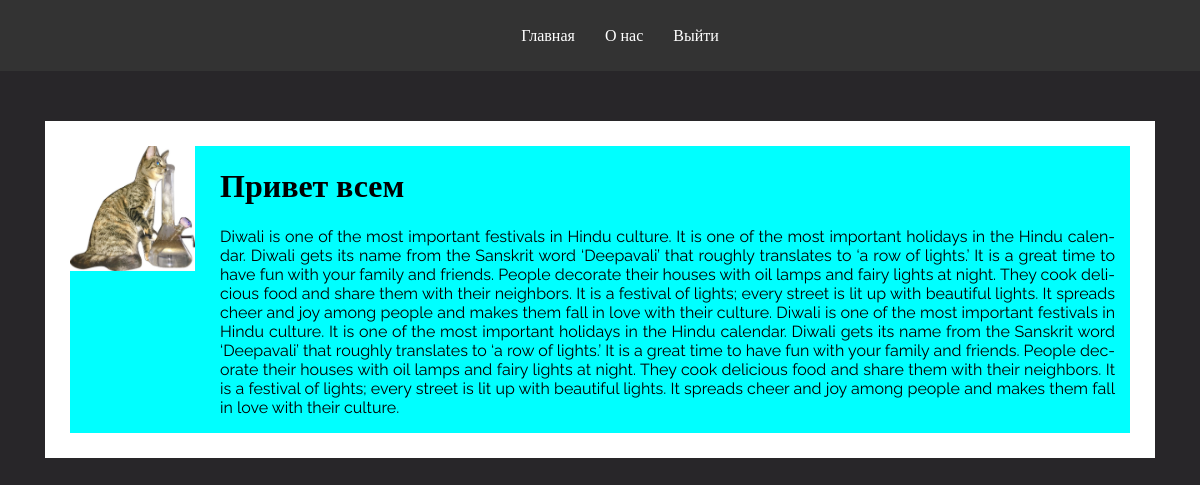
/1/ (signed in), run on the app's committed database.
### main/models.py (models this page shows, shortened)
class Post(models.Model):
    title = models.CharField('Заголовок',max_length=50)
    description = models.TextField('Описание')
    img = models.ImageField('Изображение',upload_to='media/%d',null=True,blank=True)
    data = models.DateTimeField(auto_now_add=True)
    class Meta:
        verbose_name = 'Пост'
        verbose_name_plural = 'Посты'

### main/views.py (the view)
# urls.py: path('<int:pk>/',views.post_detail,name='post_detail'),
def post_detail(request,pk):
    post = get_object_or_404(Post,pk=pk)
    comments = post.comments.all()
    return render(request,'main/post_detail.html',{'post':post,'comments':comments})

### main/templates/main/post_detail.html (shortened to what this page needs)
{% extends 'main/base.html'%}
{% block content%}
    <div class="container">
        <div class="hero_content">
            <div class="wrapper">
                <div class="wrapper-content">
                    <div class="left_wrap">
                        <img src="{{post.img.url}}" alt="#">
                    </div>
                    <div class="right_wrap" id="text">
                        <h1>
                            {{post.title}}
                        </h1>
                        <p class='description'>
                            {{post.description}}
                    </div>
                </div>
            </div>
        </div>
    </div>
{% endblock %}

### static/main/css/style.css (style rules this page uses)
body { background-color: #282629; margin: auto; font-family: "Raleway", serif; list-style: none; }
.container { max-width: 1110px; margin: 0 auto; }
img { width: 125px; height: 125px; }
.hero_content { margin-top: 50px; padding: 25px; background-color: #ffffff; }
.wrapper-content { display: flex; background-color: aqua; gap: 25px; }
.description { text-align: justify; hyphens: auto; }
.right_wrap { padding: 0px 15px 0px 0px; }

### data on the page
Post: img (picture), title "Привет всем", description "Diwali is one of the most important festivals in Hindu culture. It is one of the most important holidays in the Hindu calendar. Diwali gets its name from the Sanskrit word ‘Deepavali’ that roughly translates to ‘a row of lights.’ It is a great time to have fun with your family and friends. People decorate their houses with oil lamps and fairy lights at night. They cook delicious food and share them with their neighbors. It is a festival of lights; every street is lit up with beautiful lights. It spreads cheer and joy among people and makes them fall in love with their culture. Diwali is one of the most important festivals in Hindu culture. It is one of the most important holidays in the…"
